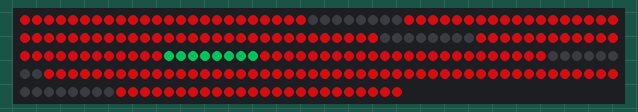
Bench run of a sketch on a simulated ESP8266 (NodeMCU). Shown: 232 RGB LEDs in strip order, left to right, continuing on the next row. Dim RGB values are drawn brighter than linear; WiFi joins after 1.5 s; servers stay silent unless stated; network time is answered at once with the bench clock; the local clock reads 2024-03-15 10:24:30 at power-on unless the sketch sets it; what the sketch prints to the serial monitor is not drawn.

Above: at 1.7 s.
At 2.33 s:
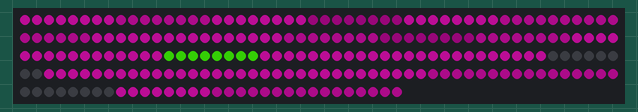
At 3.27 s:
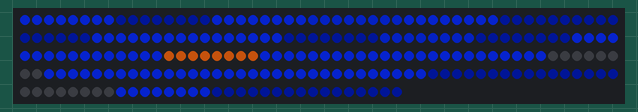
At 30.18 s:
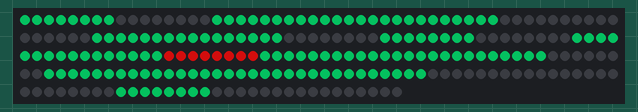
At 31.12 s:
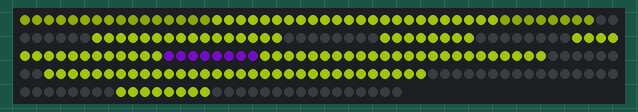
At 32.1 s:
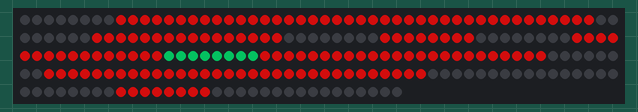

The sketch:

LED_Clock.ino
```cpp
#include <ESP8266WiFi.h>
#include <ESP8266mDNS.h>
#include <WiFiUdp.h>
#include <ArduinoOTA.h>

#define FASTLED_ALLOW_INTERRUPTS 0

#include <NTPClient.h>
#include <FastLED.h>

#ifndef STASSID
#define STASSID "WGLan"
#define STAPSK  "94384322823429699220"
#endif

const char* ssid = STASSID;
const char* password = STAPSK;

IPAddress ip(192, 168, 178, 114);

IPAddress gateway(192, 168, 178, 1);
IPAddress subnet(255, 255, 255, 0);

#define LED_PIN     3
#define NUM_LEDS    232
#define BRIGHTNESS  127
#define LED_TYPE    WS2812
#define COLOR_ORDER GRB
CRGB leds[NUM_LEDS];

#define UPDATES_PER_SECOND 140

// 2 hours offset
const long utcOffsetInSeconds = 1 * 3600;

// Define NTP Client to get time
WiFiUDP ntpUDP;
NTPClient timeClient(ntpUDP, "pool.ntp.org", utcOffsetInSeconds);

int prevNumbers[] = {0, 0, 0, 0};
int numbers[] = {0, 0, 0, 0};
int tmp[] = {0, 0, 0, 0};

void setup() {
  Serial.begin(115200);
  Serial.println("Booting");
  WiFi.mode(WIFI_STA);
  WiFi.config(ip, gateway, subnet, gateway);
  WiFi.begin(ssid, password);
  while (WiFi.waitForConnectResult() != WL_CONNECTED) {
    Serial.println("Connection Failed! Rebooting...");
    delay(5000);
    ESP.restart();
  }

  ArduinoOTA.onStart([]() {
    String type;
    if (ArduinoOTA.getCommand() == U_FLASH) {
      type = "sketch";
    } else { // U_FS
      type = "filesystem";
    }

    // NOTE: if updating FS this would be the place to unmount FS using FS.end()
    Serial.println("Start updating " + type);
  });
  ArduinoOTA.onEnd([]() {
    Serial.println("\nEnd");
  });
  ArduinoOTA.onProgress([](unsigned int progress, unsigned int total) {
    Serial.printf("Progress: %u%%\r", (progress / (total / 100)));
  });
  ArduinoOTA.onError([](ota_error_t error) {
    Serial.printf("Error[%u]: ", error);
    if (error == OTA_AUTH_ERROR) {
      Serial.println("Auth Failed");
    } else if (error == OTA_BEGIN_ERROR) {
      Serial.println("Begin Failed");
    } else if (error == OTA_CONNECT_ERROR) {
      Serial.println("Connect Failed");
    } else if (error == OTA_RECEIVE_ERROR) {
      Serial.println("Receive Failed");
    } else if (error == OTA_END_ERROR) {
      Serial.println("End Failed");
    }
  });
  ArduinoOTA.begin();

  Serial.println("Ready");
  Serial.print("IP address: ");
  Serial.println(WiFi.localIP());

  FastLED.addLeds<LED_TYPE, LED_PIN, COLOR_ORDER>(leds, NUM_LEDS).setCorrection( TypicalLEDStrip );
  FastLED.setBrightness(  BRIGHTNESS );

  timeClient.begin();
}

unsigned char hue = 0;
unsigned char sat = 0;
unsigned long lastUpdateMillis = 0;


unsigned long lastTimeUpdate = 0;

unsigned char numberRep[10][7] = {
  {255, 255, 255, 0, 255, 255, 255},
  {255, 0, 0, 0, 255, 0, 0},
  {255, 255, 0, 255, 0, 255, 255},
  {255, 255, 0, 255, 255, 255, 0},
  {255, 0, 255, 255, 255, 0, 0},
  {0, 255, 255, 255, 255, 255, 0},
  {0, 255, 255, 255, 255, 255, 255},
  {255, 255, 0, 0, 255, 0, 0},
  {255, 255, 255, 255, 255, 255, 255},
  {255, 255, 255, 255, 255, 255, 0}
};

unsigned long lastChangeMillis = 0;

void loop()
{
  unsigned long startMillis = millis();

  ArduinoOTA.handle();

  timeClient.update();


  /*
  for (int i = 0; i < NUM_LEDS; i++) {
    leds[i] = CRGB(255, 0, 0);
  }

  FastLED.show();

  return;
  */


  tmp[0] = timeClient.getHours() / 10;
  tmp[1] = timeClient.getHours() % 10;
  tmp[2] = timeClient.getMinutes() / 10;
  tmp[3] = timeClient.getMinutes() % 10;

  if (memcmp(tmp, numbers, 4 * sizeof(int)) != 0) { // numbers changed
    lastChangeMillis = startMillis;

    prevNumbers[0] = numbers[0];
    prevNumbers[1] = numbers[1];
    prevNumbers[2] = numbers[2];
    prevNumbers[3] = numbers[3];
  }

  numbers[0] = tmp[0];
  numbers[1] = tmp[1];
  numbers[2] = tmp[2];
  numbers[3] = tmp[3];

  if (startMillis - lastUpdateMillis > 1000.0 / UPDATES_PER_SECOND) {
    /*
    for(int i = 0; i < NUM_LEDS; i++) {
        leds[i] = CHSV(hue, 255, 255);
    }

    FastLED.show();
    hue++;
    */

    CHSV fromColor(0, 192, 255);
    CHSV toColor(128, 192 + 32, 255);

    if (numbers[3]% 2 == 0) {
      CHSV tmp = fromColor;
      fromColor = toColor;
      toColor = tmp;
    }

    unsigned int ledOffset = 0;

    for (int i = 0; i < 4; i++) {
      int number = numbers[3 - i];

      if (i == 2) { // middle dots
        for (int i = 0; i < 8; i++) {
          CHSV mah = toColor;

            double val = (millis() - lastChangeMillis) / (2 * 1000.0); // 10s transition
            if (val > 1.0) {
              val = 1.0;
            }
            unsigned char amount = (unsigned char) (val * 255.0);
            mah = blend(fromColor, toColor, amount);

          CRGB led(mah);
          leds[ledOffset++] = mah;
        }
      }

      for (int j = 0; j < 7; j++) {
        unsigned char edge = numberRep[number][j];
        unsigned char prevEdge = numberRep[prevNumbers[3 - i]][j];

        double val = (startMillis - lastChangeMillis) / (2 * 1000.0); // 300ms transition
        if (val > 1.0) {
          val = 1.0;
        }
        edge = (unsigned char) (edge * val + prevEdge * (1.0 - val));

        for (int i = 0; i < 8; i++) {
          CHSV mah = fromColor;

            val = (millis() - lastChangeMillis) / (2 * 1000.0); // 10s transition
            if (val > 1.0) {
              val = 1.0;
            }
            unsigned char amount = (unsigned char) (val * 255.0);
            mah = blend(toColor, fromColor, amount);

          CRGB led(mah);
          led.nscale8(edge);
          leds[ledOffset++] = led;
        }
      }
    }

    FastLED.show();
    hue = (unsigned char) (startMillis / 100.0);

    lastUpdateMillis = startMillis;
  }
}
```
